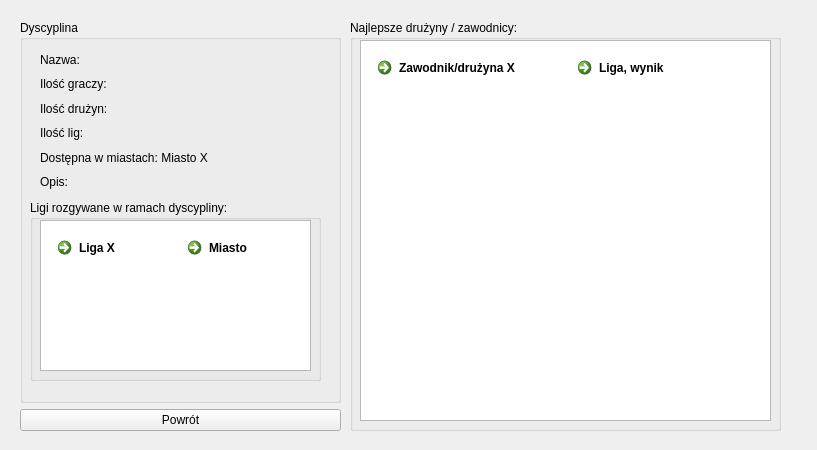
<?xml version="1.0" encoding="UTF-8"?>
<ui version="4.0">
 <class>profil_dyscypliny</class>
 <widget class="QDialog" name="profil_dyscypliny">
  <property name="geometry">
   <rect>
    <x>0</x>
    <y>0</y>
    <width>817</width>
    <height>450</height>
   </rect>
  </property>
  <property name="windowTitle">
   <string>Dialog</string>
  </property>
  <widget class="QWidget" name="layoutWidget">
   <property name="geometry">
    <rect>
     <x>480</x>
     <y>-10</y>
     <width>2</width>
     <height>2</height>
    </rect>
   </property>
   <layout class="QHBoxLayout" name="horizontalLayout"/>
  </widget>
  <widget class="QGroupBox" name="groupBox_4">
   <property name="geometry">
    <rect>
     <x>350</x>
     <y>20</y>
     <width>431</width>
     <height>411</height>
    </rect>
   </property>
   <property name="title">
    <string>Najlepsze drużyny / zawodnicy:</string>
   </property>
   <widget class="QListView" name="listView_2">
    <property name="geometry">
     <rect>
      <x>10</x>
      <y>20</y>
      <width>411</width>
      <height>381</height>
     </rect>
    </property>
   </widget>
   <widget class="QCommandLinkButton" name="commandLinkButton_8">
    <property name="geometry">
     <rect>
      <x>20</x>
      <y>30</y>
      <width>187</width>
      <height>41</height>
     </rect>
    </property>
    <property name="text">
     <string>Zawodnik/drużyna X</string>
    </property>
   </widget>
   <widget class="QCommandLinkButton" name="commandLinkButton_9">
    <property name="geometry">
     <rect>
      <x>220</x>
      <y>30</y>
      <width>187</width>
      <height>41</height>
     </rect>
    </property>
    <property name="text">
     <string>Liga, wynik</string>
    </property>
   </widget>
  </widget>
  <widget class="QWidget" name="">
   <property name="geometry">
    <rect>
     <x>20</x>
     <y>20</y>
     <width>321</width>
     <height>411</height>
    </rect>
   </property>
   <layout class="QVBoxLayout" name="verticalLayout_4">
    <item>
     <widget class="QGroupBox" name="groupBox">
      <property name="title">
       <string>Dyscyplina</string>
      </property>
      <widget class="QWidget" name="layoutWidget_2">
       <property name="geometry">
        <rect>
         <x>20</x>
         <y>30</y>
         <width>281</width>
         <height>141</height>
        </rect>
       </property>
       <layout class="QVBoxLayout" name="verticalLayout">
        <item>
         <widget class="QLabel" name="label">
          <property name="text">
           <string>Nazwa:</string>
          </property>
         </widget>
        </item>
        <item>
         <widget class="QLabel" name="label_6">
          <property name="text">
           <string>Ilość graczy:</string>
          </property>
         </widget>
        </item>
        <item>
         <widget class="QLabel" name="label_7">
          <property name="text">
           <string>Ilość drużyn:</string>
          </property>
         </widget>
        </item>
        <item>
         <widget class="QLabel" name="label_2">
          <property name="text">
           <string>Ilość lig:</string>
          </property>
         </widget>
        </item>
        <item>
         <widget class="QLabel" name="label_3">
          <property name="text">
           <string>Dostępna w miastach: Miasto X</string>
          </property>
         </widget>
        </item>
        <item>
         <widget class="QLabel" name="label_4">
          <property name="text">
           <string>Opis:</string>
          </property>
         </widget>
        </item>
       </layout>
      </widget>
      <widget class="QGroupBox" name="groupBox_3">
       <property name="geometry">
        <rect>
         <x>10</x>
         <y>180</y>
         <width>291</width>
         <height>181</height>
        </rect>
       </property>
       <property name="title">
        <string>Ligi rozgywane w ramach dyscypliny:</string>
       </property>
       <widget class="QListView" name="listView">
        <property name="geometry">
         <rect>
          <x>10</x>
          <y>20</y>
          <width>271</width>
          <height>151</height>
         </rect>
        </property>
       </widget>
       <widget class="QCommandLinkButton" name="commandLinkButton_6">
        <property name="geometry">
         <rect>
          <x>20</x>
          <y>30</y>
          <width>187</width>
          <height>41</height>
         </rect>
        </property>
        <property name="text">
         <string>Liga X</string>
        </property>
       </widget>
       <widget class="QCommandLinkButton" name="commandLinkButton_7">
        <property name="geometry">
         <rect>
          <x>150</x>
          <y>30</y>
          <width>187</width>
          <height>41</height>
         </rect>
        </property>
        <property name="text">
         <string>Miasto</string>
        </property>
       </widget>
      </widget>
     </widget>
    </item>
    <item>
     <widget class="QPushButton" name="pushButton">
      <property name="text">
       <string>Powrót</string>
      </property>
     </widget>
    </item>
   </layout>
  </widget>
 </widget>
 <resources/>
 <connections/>
</ui>
